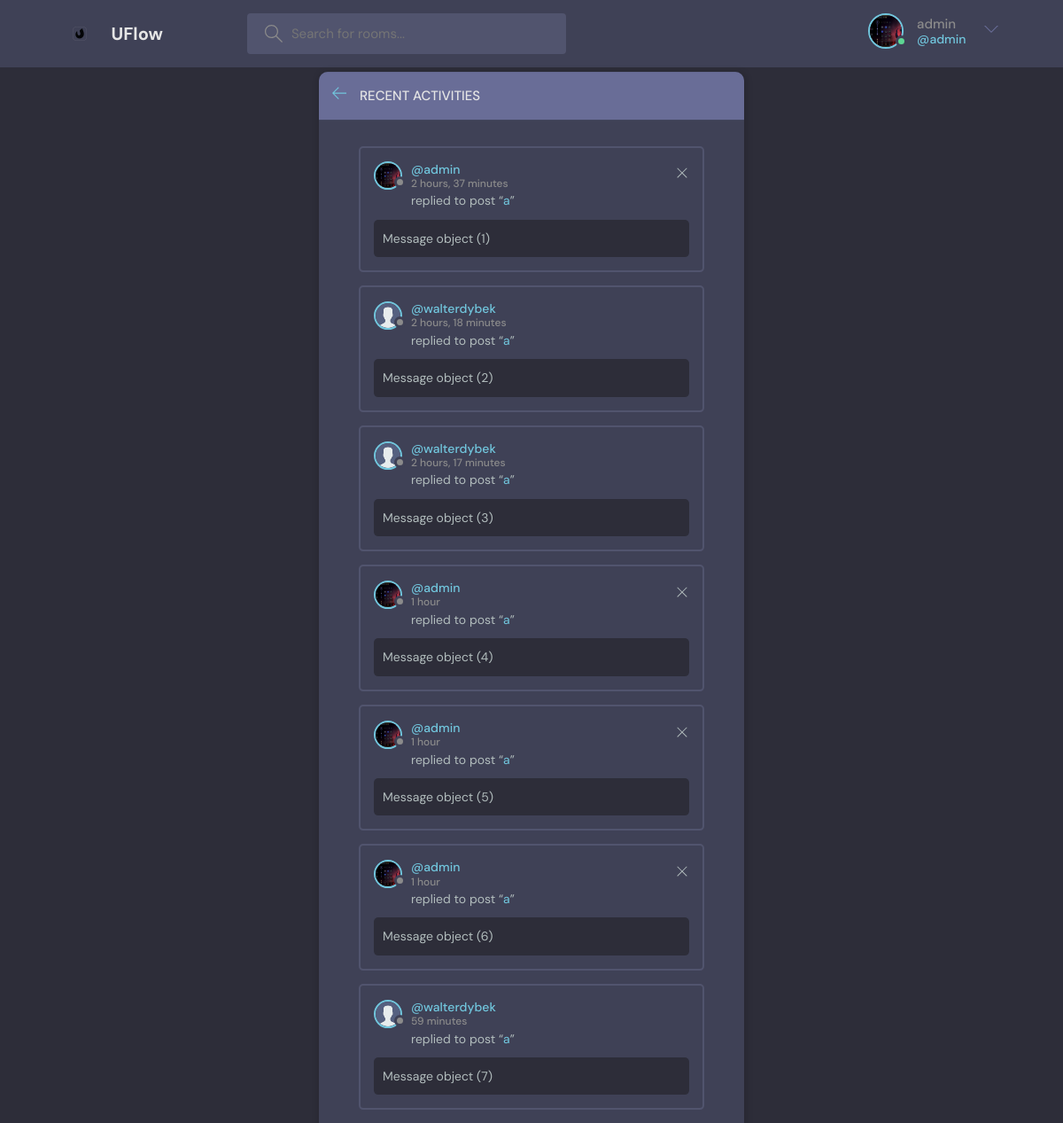
/activity/ (signed in), run on the app's committed database.
### base/models.py (models this page shows)
class User(AbstractUser):
    username = models.CharField(unique=True,max_length=200, null=True)
    first_name = models.CharField(max_length=200, null=True)
    last_name = models.CharField(max_length=200, null=True)
    email = models.EmailField(unique=True, null=True)
    bio = models.TextField(null=True)
    avatar = models.ImageField(null=True, default="avatar.svg")
    birthdate = models.DateField(null=True, blank=True)
    USERNAME_FIELD = 'username'
    REQUIRED_FIELDS = []

class Message(models.Model):
    user = models.ForeignKey(User, on_delete=models.CASCADE)
    room = models.ForeignKey(Room, on_delete=models.CASCADE)
    body = models.TextField()
    updated = models.DateTimeField(auto_now=True)
    created = models.DateTimeField(auto_now_add=True)

class Room(models.Model):
    host = models.ForeignKey(User, on_delete=models.CASCADE)
    topic = models.ForeignKey(Topic, on_delete=models.SET_NULL, null=True)
    name = models.CharField(max_length=200)
    description = models.TextField(null=True, blank=True)
    participants = models.ManyToManyField(User, related_name='participants', blank=True)
    updated = models.DateTimeField(auto_now=True)
    created = models.DateTimeField(auto_now_add=True)
    class Meta:
        ordering = ['-updated', '-created']
    def __str__(self):
        return self.name

### base/views.py (the view)
# urls.py: path('activity/', views.activityPage, name='activity'),
def activityPage(request):
    room_messages = Message.objects.all()  # Fetch all messages related to the rooms
    context = {'room_messages': room_messages}  # Context dictionary to pass data to the template
    return render(request, 'base/activity.html', context)  # Pass the rooms list to the template

### base/templates/base/activity.html
{% extends 'main.html' %}
{% block content %}
    <main class="layout">
      <div class="container">
        <div class="layout__box">
          <div class="layout__boxHeader">
            <div class="layout__boxTitle">
              <a href="{% url 'home' %}">
                <svg version="1.1" xmlns="http://www.w3.org/2000/svg" width="32" height="32" viewBox="0 0 32 32">
                  <title>arrow-left</title>
                  <path
                    d="M13.723 2.286l-13.723 13.714 13.719 13.714 1.616-1.611-10.96-10.96h27.625v-2.286h-27.625l10.965-10.965-1.616-1.607z"
                  ></path>
                </svg>
              </a>
              <h3>Recent Activities</h3>
            </div>
          </div>
          <div class="activities-page layout__body">
            {% for message in room_messages %}
    <div class="activities__box">
      <div class="activities__boxHeader roomListRoom__header">
        <a href="{%url 'user-profile' message.user.id %}" class="roomListRoom__author">
          <div class="avatar avatar--small">
            <img src="{{message.user.avatar.url}}" />
          </div>
          <p>
            @{{message.user.username}}
            <span>{{message.created|timesince}}</span>
          </p>
        </a>
        {% if request.user == message.user %}
        <div class="roomListRoom__actions">
          <a href="{% url 'delete-message' message.id %}">
            <svg version="1.1" xmlns="http://www.w3.org/2000/svg" width="32" height="32" viewBox="0 0 32 32">
              <title>remove</title>
              <path
                d="M27.314 6.019l-1.333-1.333-9.98 9.981-9.981-9.981-1.333 1.333 9.981 9.981-9.981 9.98 1.333 1.333 9.981-9.98 9.98 9.98 1.333-1.333-9.98-9.98 9.98-9.981z"
              ></path>
            </svg>
          </a>
        </div>
        {% endif %}
      </div>
      <div class="activities__boxContent">
        <p>replied to post “<a href="{% url 'room' message.room.id %}">{{message.room}}</a>”</p>
        <div class="activities__boxRoomContent">
            {{message}}
        </div>
      </div>
    </div>
    {% endfor %}
          </div>
        </div>
      </div>
    </main>
{% endblock content %}

### templates/nav.html (shortened to what this page needs)
{% load static %}
<header class="header header--loggedIn">
  <div class="container">
    <a href="{% url 'home' %}" class="header__logo">
      <img  src="{% static 'images/logo.png' %}"  />
      <h1>UFlow</h1>
    </a>
    <form class="header__search" method="GET" action="{% url 'home' %}">
      <label>
        <input name="q" placeholder="Search for rooms..." />
      </label>
    </form>
    <nav class="header__menu">
      {% if request.user.is_authenticated %}
      <div class="header__user">
        <a href="{%url 'user-profile' request.user.id %}">
          <div class="avatar avatar--medium active">
            <img src="{{request.user.avatar.url}}" />
          </div>
          <p>{{request.user.username}}<span>@{{request.user.username}}</span></p>
        </a>
        <button class="dropdown-button">
          <svg version="1.1" xmlns="http://www.w3.org/2000/svg" width="32" height="32" viewBox="0 0 32 32">
            <title>chevron-down</title>
            <path d="M16 21l-13-13h-3l16 16 16-16h-3l-13 13z"></path>
          </svg>
        </button>
      </div>
      {% else %}
      <a href="{% url 'login' %}">
        <img src="{% static 'images/avatar.svg' %}" />
        <p>Login</p>
      </a>
      {% endif %}
    </nav>
  </div>
</header>

### data on the page
User: user.avatar (picture), user.username "admin"
Message: user.avatar (picture), user.username "admin", created "2 hours, 37 minutes", room "a", id "Message object (1)"
Message: user.avatar (placeholder picture), user.username "walterdybek", created "2 hours, 18 minutes", room "a", id "Message object (2)"
Message: user.avatar (placeholder picture), user.username "walterdybek", created "2 hours, 17 minutes", room "a", id "Message object (3)"
Message: user.avatar (picture), user.username "admin", created "1 hour", room "a", id "Message object (4)"
Message: user.avatar (picture), user.username "admin", created "1 hour", room "a", id "Message object (5)"
Message: user.avatar (picture), user.username "admin", created "1 hour", room "a", id "Message object (6)"
Message: user.avatar (placeholder picture), user.username "walterdybek", created "59 minutes", room "a", id "Message object (7)"
